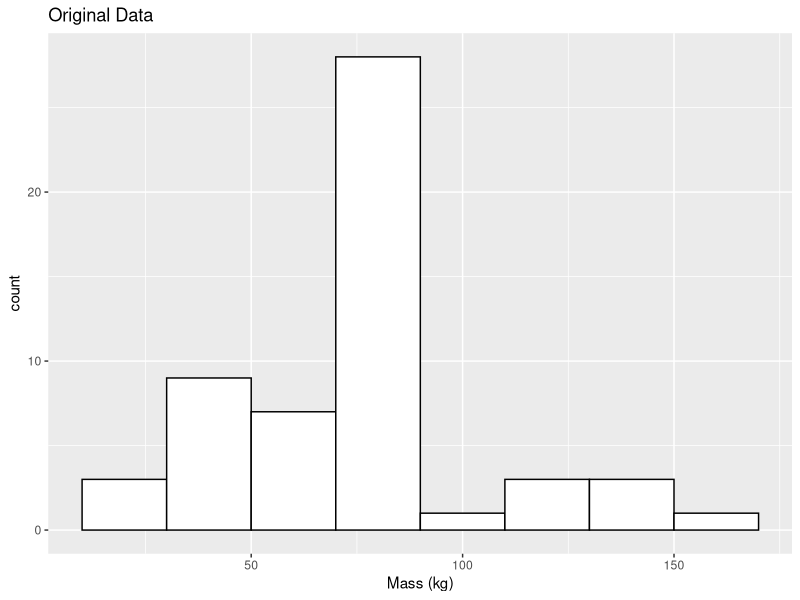
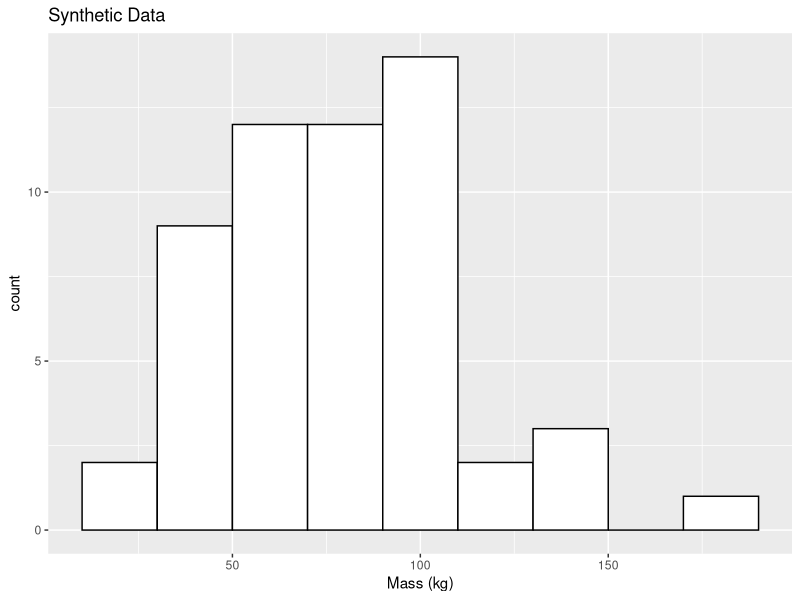
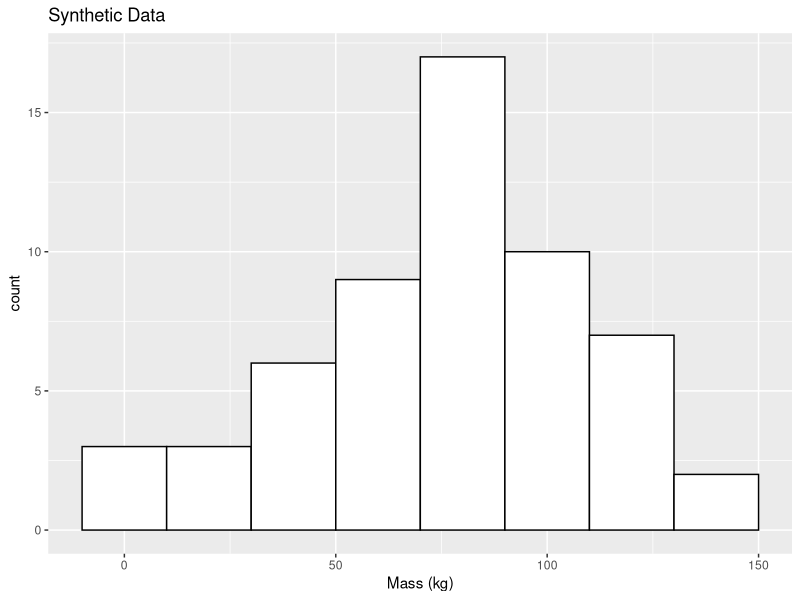

These charts were generated, in order, by the following R code:
################################################################################
# Generating Synthetic Data for Data Privacy in R
################################################################################
# Claire McKay Bowen, cbowen@urban.org

# Load packages
library("tidyverse")

# Pre-processing data ---------------
dat <- starwars %>%              # loading the Star Wars data
     select(mass, species) %>%   # select the two variables we are interested
     drop_na() %>%               # simplify the data to only complete variables
     .[-15, ] %>%                # Removed Jabba...because his mass was so high!
     mutate(species = 
                 factor(
                      ifelse(
                           species != "Human" & species != "Droid",
                           "Non-Human",
                           species)
                 )
     )

# Marginal Tables ---------------
# Number of observations
N <- nrow(dat)

# Calculate the number of observations in each
count_species <- dat %>% group_by(species) %>% count()
count_species
count_species$n / N

# Generating our synthetic data via sample()
set.seed(42)
syn_species <- sample(count_species$species,      # The possible observations
                      N,                          # Number of observations
                      replace = TRUE,             # With replacement
                      prob = count_species$n / N) # The weighted probabilities

# Synthetic data counts
syn_species %>% table()

# Synthetic data proportion
syn_species %>% table() %>% `/` (N)

# Probability Distributions ---------------
dat %>%
     select(mass) %>%
     as_tibble() %>%
     ggplot(data = ., aes(x = mass)) + 
     geom_histogram(binwidth = 20, 
                    fill = "white", 
                    color = "black") + 
     xlab("Mass (kg)") + ggtitle("Original Data")

# Sample Mean
mean_mass <- mean(dat$mass)
mean_mass

# Sample Standard Deviation
sd_mass <- sd(dat$mass)
sd_mass

# Generating our synthetic data via rnorm()
set.seed(22)
syn_mass <- rnorm(N, mean_mass, sd_mass) %>%
     as_tibble()

# Sample mean of the synthetic data
syn_mass %>% as_vector() %>% mean()

# Sample sd of the synthetic data
syn_mass %>% as_vector() %>% sd()

# Plot the results
ggplot(data = syn_mass, aes(x = value)) +
     geom_histogram(binwidth = 20, fill = "white", color = "black") +
     xlab("Mass (kg)") + ggtitle("Synthetic Data")

# Regression Model ---------------
# Applying lm()
mod_coef <- lm(mass ~ species, data = dat) %>%
     summary() %>%
     .$coefficients %>%
     .[, 1]

mod_coef
syn_species %>% table()

set.seed(42)
# Droid
droid_syndat <- mod_coef %>%  # Coefficients from the linear model
     as_vector() %>%          # Convert to a vector
     `*` (c(1, 0, 0)) %>%     # Multiple and sum the coefficients for droid
     sum() %>% 
     `+` (rnorm(9, 0, 29.3))  # Add random noise per linear model assumption

# Human
human_syndat <- mod_coef %>%  # Coefficients from the linear model
     as_vector() %>%          # Convert to a vector
     `*` (c(1, 1, 0)) %>%     # Multiple and sum the coefficients for human
     sum() %>% 
     `+` (rnorm(23, 0, 29.3)) # Add random noise per linear model assumption

# Non-Human
non_syndat <- mod_coef %>%    # Coefficients from the linear model
     as_vector() %>%          # Convert to a vector
     `*` (c(1, 0, 1)) %>%     # Multiple and sum the coefficients for Non-Human
     sum() %>% 
     `+` (rnorm(25, 0, 29.3)) # Add random noise per linear model assumption)

mass_syndat <- c(droid_syndat, human_syndat, non_syndat)

mass_syndat %>% mean()
mass_syndat %>% sd()

ggplot(data = as_tibble(mass_syndat), aes(x = value)) + 
     geom_histogram(binwidth = 20, fill = "white", color = "black") + 
     xlab("Mass (kg)") + ggtitle("Synthetic Data")
